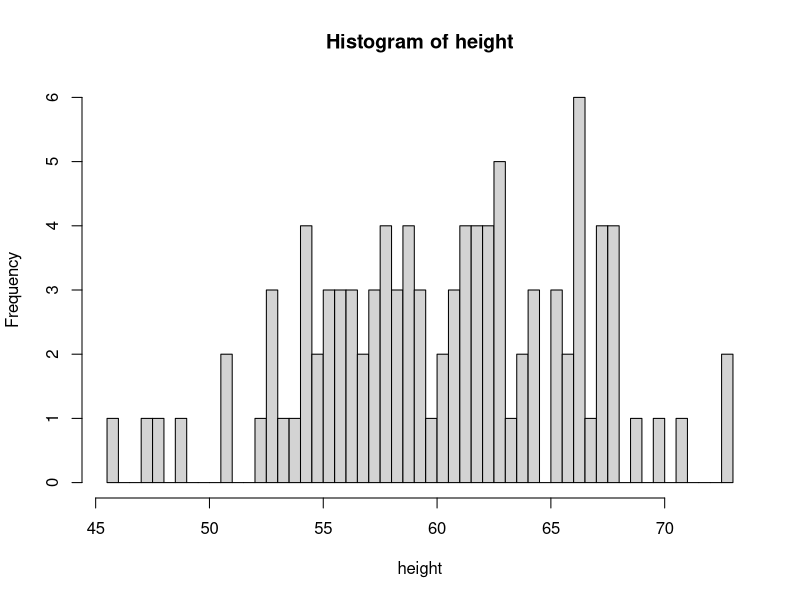
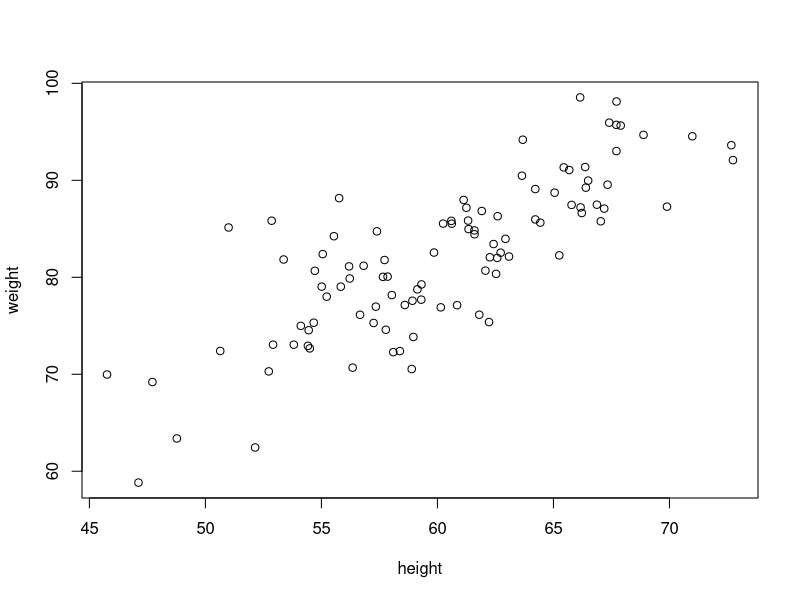

The R script that drew these images, in order:
## ---- chunk 1
knitr::opts_chunk$set(echo = TRUE)
## ---- chunk 2
height <- rnorm(n=100, mean= 60, sd = 6)
weight <- height*1.2 +  rnorm(n=100, mean= 10, sd = 6)
hist(height, breaks=50)
plot(height, weight)
